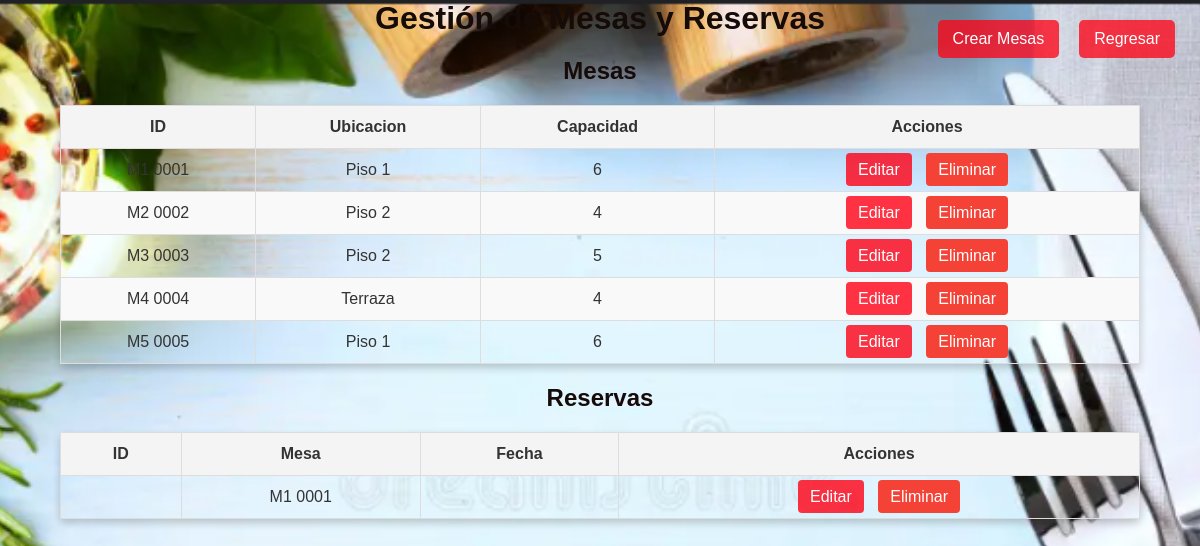
/gestionmesas/ (signed in), run on the app's committed database.
### mesas/models.py (models this page shows, shortened)
class Mesa(models.Model):
    identificador = models.CharField(max_length=50)
    numero_asientos = models.IntegerField()
    ubicacion = models.CharField(max_length=100)
    estado = models.CharField(
        max_length=10,
        choices=[(tag.name, tag.value) for tag in EstadoMesa],
        default=EstadoMesa.LIBRE.name,
        verbose_name="Estado"
    )
    mesas_unidas: Manager = models.ManyToManyField('self', blank=True, symmetrical=False)
    hora_disponible = models.DateTimeField(null=True, blank=True)

class Reserva(models.Model):
    identificador = models.CharField(max_length=50)
    cliente = models.ForeignKey(Cliente, on_delete=models.CASCADE)
    mesa = models.ForeignKey(Mesa, on_delete=models.CASCADE)
    cantidad_personas = models.IntegerField()
    fecha_reserva = models.DateField()
    horario_inicio = models.DateTimeField()
    hora_reserva_finalizada = models.DateTimeField(null=True, blank=True)
    estado = models.CharField(
        max_length=15,
        choices=[(tag.name, tag.value) for tag in EstadoReserva],
        default=EstadoReserva.CONFIRMADA.name
    )

### mesas/views.py (the view, shortened to what this page needs)
# urls.py: path('gestionmesas/', mesas_views.gestionmesas, name='gestionmesas'),
def gestionmesas(request):
    if not request.user.is_staff:
        return render(request, '403.html', status=403)
    action = request.GET.get('action')  # acciones: create, update, delete
    type = request.GET.get('type')  # modelo: mesa, reserva
    object_id = request.GET.get('id')  # ID del objeto
    modelos = {
        'mesa': (Mesa, MesaForm),
        'reserva': (Reserva, ReservaForm),
    }
    form = None
    objeto = None
    mesas = Mesa.objects.all()
    reservas = Reserva.objects.all()
    return render(request, 'gestionmesas.html', {
        'mesas': mesas,
        'reservas': reservas,
        'form': form,
        'objeto': objeto,
        'action': action,
        'type': type,
    })

### templates/gestionmesas.html (shortened to what this page needs)
{% load static %}
<link rel="stylesheet" href="{% static 'css/gestionmesas.css' %}">
<h1>Gestión de Mesas y Reservas</h1>
<div class="botones-superior-derecha">
     <a href="{% url 'crearmesas' %}" class="back-button">Crear Mesas</a>
     <a href="{% url 'paneladmin' %}" class="back-button">Regresar</a>
</div>
<h2>Mesas</h2>
<table>
    <thead>
    <tr>
        <th>ID</th>
        <th>Ubicacion</th>
        <th>Capacidad</th>
        <th>Acciones</th>
    </tr>
    </thead>
    <tbody>
    {% for mesa in mesas %}
        <tr>
            <td>{{ mesa.identificador }}</td>
            <td>{{ mesa.ubicacion }}</td>
            <td>{{ mesa.numero_asientos }}</td>
            <td>
                <a href="?action=update&type=mesa&id={{ mesa.id }}">Editar</a>
                <a href="?action=delete&type=mesa&id={{ mesa.identificador }}" onclick="return confirm('¿Está seguro de eliminar esta mesa?');">Eliminar</a>
            </td>
        </tr>
    {% endfor %}
    </tbody>
</table>
<h2>Reservas</h2>
<table>
    <thead>
    <tr>
        <th>ID</th>
        <th>Mesa</th>
        <th>Fecha</th>
        <th>Acciones</th>
    </tr>
    </thead>
    <tbody>
    {% for reserva in reservas %}
        <tr>
            <td>{{ reserva.identificador }}</td>
            <td>{{ reserva.mesa.identificador }}</td>
            <td>{{ reserva.fecha }}</td>
            <td>
                <a href="?action=update&type=reserva&id={{ reserva.id }}">Editar</a>
                <a href="?action=delete&type=reserva&id={{ reserva.id }}" onclick="return confirm('¿Está seguro de eliminar esta reserva?');">Eliminar</a>
            </td>
        </tr>
    {% endfor %}
    </tbody>
</table>

### Restaurante/static/css/gestionmesas.css (style rules this page uses)
h1, h2 { text-align: center; color: #150b08; margin-bottom: 20px; }
table { margin: auto; width: 90%; border-collapse: collapse; box-shadow: 0 4px 8px rgba(0, 0, 0, 0.2); }
th, td { padding: 12px 15px; text-align: center; border: 1px solid #ddd; }
th { background-color: #f4f4f4; font-weight: bold; }
tr:nth-child(even) { background-color: #f9f9f9; }
a { text-decoration: none; padding: 8px 12px; margin: 0 5px; border-radius: 4px; transition: background-color 0.3s ease, color 0.3s ease; }
a[href*='update'] { background-color: rgba(255, 0, 21, 0.8); color: white; }
a[href*='delete'] { background-color: #f44336; color: white; }
.botones-superior-derecha { position: absolute; top: 20px; right: 20px; display: flex; gap: 10px; }
.botones-superior-derecha a, .botones-superior-derecha button { text-decoration: none; padding: 10px 15px; background-color: rgba(255, 0, 21, 0.76); color: white; border-radius: 5px; border: none; cursor: pointer; transition: background-color 0.3s ease; }

### data on the page
Mesa: identificador "M1 0001", ubicacion "Piso 1", numero_asientos "6"
Mesa: identificador "M2 0002", ubicacion "Piso 2", numero_asientos "4"
Mesa: identificador "M3 0003", ubicacion "Piso 2", numero_asientos "5"
Mesa: identificador "M4 0004", ubicacion "Terraza", numero_asientos "4"
Mesa: identificador "M5 0005", ubicacion "Piso 1", numero_asientos "6"
Reserva: mesa.identificador "M1 0001"
